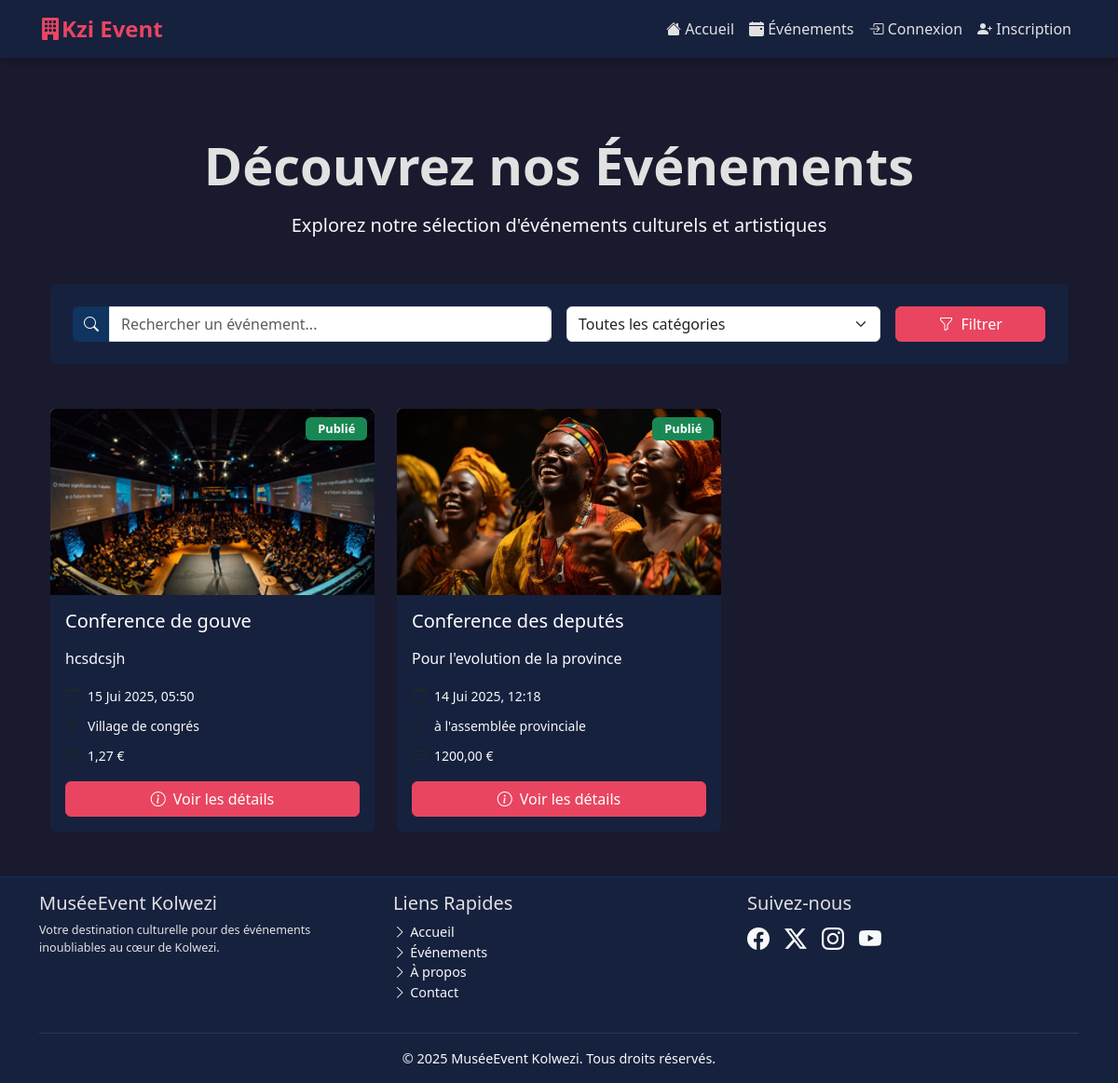
/evenements/, run on the app's committed database.
### GestionEvenement/models.py (models this page shows, shortened)
class Evenement(models.Model):
    STATUT_CHOICES = [
        ('BROUILLON', 'Brouillon'),
        ('PUBLIE', 'Publié'),
        ('ANNULE', 'Annulé'),
        ('TERMINE', 'Terminé'),
    ]
    nom = models.CharField(max_length=200)
    description = models.TextField()
    date_debut = models.DateTimeField()
    date_fin = models.DateTimeField()
    lieu = models.CharField(max_length=255)
    capacite = models.PositiveIntegerField()
    prix = models.DecimalField(max_digits=10, decimal_places=2, default=0.00)
    statut = models.CharField(max_length=20, choices=STATUT_CHOICES, default='BROUILLON')
    image = models.ImageField(upload_to='evenements/', null=True, blank=True)
    categorie = models.ForeignKey(CategorieEvenement, on_delete=models.SET_NULL, null=True, blank=True, related_name='evenements_cat')
    calendrier = models.ForeignKey(Calendrier, on_delete=models.SET_NULL, null=True, blank=True, related_name='evenements_cal')
    responsable_programmation = models.ForeignKey(ChargeDeProgrammation, on_delete=models.SET_NULL, null=True, blank=True, related_name='evenements_programmes')
    responsable_communication = models.ForeignKey(ChargeDeCommunication, on_delete=models.SET_NULL, null=True, blank=True, related_name='evenements_communiques')

### GestionEvenement/views.py (the view)
# urls.py: path('evenements/', views.liste_evenements_view, name='liste_evenements'),
def liste_evenements_view(request):
    evenements = Evenement.objects.filter(statut='PUBLIE')
    categorie_id = request.GET.get('categorie')
    recherche = request.GET.get('recherche')
    if categorie_id:
        evenements = evenements.filter(categorie_id=categorie_id)
    if recherche:
        evenements = evenements.filter(
            Q(nom__icontains=recherche) |
            Q(description__icontains=recherche)
        )
    categories = CategorieEvenement.objects.all()
    context = {
        'evenements': evenements,
        'categories': categories,
        'categorie_selectionnee': categorie_id,
        'recherche': recherche
    }
    return render(request, 'GestionEvenement/evenements/liste_evenements.html', context)

### GestionEvenement/templates/GestionEvenement/evenements/liste_evenements.html (shortened to what this page needs)
{% extends "GestionEvenement/base.html" %}
{% load static %}
{% block content %}
<div class="container py-5">
    <div class="text-center mb-5">
        <h1 class="display-4 fw-bold text-accent mb-3">Découvrez nos Événements</h1>
        <p class="lead text-light">Explorez notre sélection d'événements culturels et artistiques</p>
    </div>
    <div class="card mb-5" style="background-color: var(--secondary-dark); border: none;">
        <div class="card-body p-4">
            <form method="get" action="{% url 'GestionEvenement:liste_evenements' %}" class="row g-3">
                <div class="col-md-6">
                    <div class="input-group">
                        <span class="input-group-text" style="background-color: var(--accent-dark); border: none;">
                            <i class="bi bi-search text-light"></i>
                        </span>
                        <input type="text" class="form-control" name="recherche" placeholder="Rechercher un événement..." value="{{ recherche|default:'' }}">
                    </div>
                </div>
                <div class="col-md-4">
                    <select class="form-select" name="categorie">
                        <option value="">Toutes les catégories</option>
                    </select>
                </div>
                <div class="col-md-2">
                    <button type="submit" class="btn btn-primary w-100">
                        <i class="bi bi-funnel me-2"></i>Filtrer
                    </button>
                </div>
            </form>
        </div>
    </div>
    {% if evenements %}
        <div class="row row-cols-1 row-cols-md-2 row-cols-lg-3 g-4">
            {% for evenement in evenements %}
                <div class="col">
                    <div class="card h-100 shadow-hover" style="background-color: var(--secondary-dark); border: none; transition: transform 0.3s ease;">
                        <div class="position-relative">
                            {% if evenement.image %}
                                <img src="{{ evenement.image.url }}" class="card-img-top" alt="{{ evenement.nom }}" style="height: 200px; object-fit: cover;">
                            {% else %}
                                <div class="card-img-top bg-dark d-flex align-items-center justify-content-center" style="height: 200px;">
                                    <i class="bi bi-calendar-event text-light" style="font-size: 3rem;"></i>
                                </div>
                            {% endif %}
                            <div class="position-absolute top-0 end-0 m-2">
                                <span class="badge {% if evenement.statut == 'PUBLIE' %}bg-success{% else %}bg-warning{% endif %}">
                                    {{ evenement.get_statut_display }}
                                </span>
                            </div>
                        </div>
                        <div class="card-body d-flex flex-column">
                            <h5 class="card-title text-white mb-3">{{ evenement.nom }}</h5>
                            <div class="mb-3">
                                <p class="card-text text-light">{{ evenement.description|truncatewords:20 }}</p>
                            </div>
                            <div class="mb-3">
                                <div class="d-flex align-items-center mb-2">
                                    <i class="bi bi-calendar-event text-accent me-2"></i>
                                    <small class="text-light">{{ evenement.date_debut|date:"d M Y, H:i" }}</small>
                                </div>
                                <div class="d-flex align-items-center mb-2">
                                    <i class="bi bi-geo-alt text-accent me-2"></i>
                                    <small class="text-light">{{ evenement.lieu }}</small>
                                </div>
                                <div class="d-flex align-items-center">
                                    <i class="bi bi-ticket-perforated text-accent me-2"></i>
                                    <small class="text-light">{{ evenement.prix }} €</small>
                                </div>
                            </div>
                            <div class="mt-auto">
                                <a href="{% url 'GestionEvenement:evenement_detail' evenement.id %}" class="btn btn-primary w-100">
                                    <i class="bi bi-info-circle me-2"></i>Voir les détails
                                </a>
                            </div>
                        </div>
                    </div>
                </div>
            {% endfor %}
        </div>
    {% endif %}
</div>
{% endblock %}

### GestionEvenement/templates/GestionEvenement/base.html (shortened to what this page needs)
{% load static %}
<!DOCTYPE html>
<html lang="fr">
<head>
    <link href="https://cdn.jsdelivr.net/npm/bootstrap@5.3.3/dist/css/bootstrap.min.css" rel="stylesheet">
    <link rel="stylesheet" href="https://cdn.jsdelivr.net/npm/bootstrap-icons@1.11.3/font/bootstrap-icons.min.css">
    <link rel="stylesheet" href="https://cdnjs.cloudflare.com/ajax/libs/OwlCarousel2/2.3.4/assets/owl.carousel.min.css">
    <link rel="stylesheet" href="https://cdnjs.cloudflare.com/ajax/libs/OwlCarousel2/2.3.4/assets/owl.theme.default.min.css">
    {% load static %}
    <link rel="stylesheet" href="{% static "GestionEvenement/css/custom.css" %}">
</head>
<body class="d-flex flex-column min-vh-100">
    <header>
        <nav class="navbar navbar-expand-lg navbar-dark fixed-top shadow-sm">
            <div class="container">
                <a class="navbar-brand fw-bold" href="{% url 'GestionEvenement:accueil' %}">
                    <i class="bi bi-building-fill"></i>Kzi Event
                </a>
                <div class="collapse navbar-collapse" id="navbarNav">
                    <ul class="navbar-nav ms-auto mb-2 mb-lg-0">
                        <li class="nav-item">
                            <a class="nav-link {% if request.resolver_match.url_name == 'accueil' %}active{% endif %}" aria-current="page" href="{% url 'GestionEvenement:accueil' %}">
                                <i class="bi bi-house-fill"></i> Accueil
                            </a>
                        </li>
                        <li class="nav-item">
                            <a class="nav-link" href="{% url 'GestionEvenement:liste_evenements' %}">
                                <i class="bi bi-calendar-event-fill"></i> Événements
                            </a>
                        </li>
                        {% if user.is_authenticated %}
                            <li class="nav-item dropdown">
                                <a class="nav-link dropdown-toggle" href="#" id="navbarDropdownUser" role="button" data-bs-toggle="dropdown" aria-expanded="false">
                                    <i class="bi bi-person-circle"></i> {{ user.username }}
                                </a>
                                <ul class="dropdown-menu dropdown-menu-end" aria-labelledby="navbarDropdownUser">
                                    <li><a class="dropdown-item" href="{% url 'GestionEvenement:dispatch_dashboard' %}"><i class="bi bi-speedometer2"></i> Mon Tableau de Bord</a></li>
                                    <li><a class="dropdown-item" href="#"><i class="bi bi-person-badge"></i> Mon Profil</a></li>
                                    <li><hr class="dropdown-divider"></li>
                                    <li><a class="dropdown-item" href="{% url 'GestionEvenement:deconnexion' %}"><i class="bi bi-box-arrow-right"></i> Déconnexion</a></li>
                                </ul>
                            </li>
                        {% else %}
                            <li class="nav-item">
                                <a class="nav-link {% if request.resolver_match.url_name == 'connexion' %}active{% endif %}" href="{% url 'GestionEvenement:connexion' %}">
                                    <i class="bi bi-box-arrow-in-right"></i> Connexion
                                </a>
                            </li>
                            <li class="nav-item">
                                <a class="nav-link {% if request.resolver_match.url_name == 'inscription' %}active{% endif %}" href="{% url 'GestionEvenement:inscription' %}">
                                    <i class="bi bi-person-plus-fill"></i> Inscription
                                </a>
                            </li>
                        {% endif %}
                    </ul>
                </div>
            </div>
        </nav>
    </header>
    <main class="flex-shrink-0 pt-5 mt-5">
        <div class="container">
            {% block content %}
            {% endblock %}
        </div>
    </main>
    <footer class="footer mt-auto py-3 border-top">
        <div class="container">
            <div class="row">
                <div class="col-md-4 mb-3 mb-md-0">
                    <h5 class="text-accent">MuséeEvent Kolwezi</h5>
                    <p class="small">Votre destination culturelle pour des événements inoubliables au cœur de Kolwezi.</p>
                </div>
                <div class="col-md-4 mb-3 mb-md-0">
                    <h5 class="text-accent">Liens Rapides</h5>
                    <ul class="list-unstyled">
                        <li><a href="{% url 'GestionEvenement:accueil' %}" class="text-decoration-none text-light"><i class="bi bi-chevron-right"></i> Accueil</a></li>
                        <li><a href="{% url 'GestionEvenement:liste_evenements' %}" class="text-decoration-none text-light"><i class="bi bi-chevron-right"></i> Événements</a></li>
                        <li><a href="#" class="text-decoration-none text-light"><i class="bi bi-chevron-right"></i> À propos</a></li>
                        <li><a href="#" class="text-decoration-none text-light"><i class="bi bi-chevron-right"></i> Contact</a></li>
                    </ul>
                </div>
                <div class="col-md-4">
                    <h5 class="text-accent">Suivez-nous</h5>
                    <div class="d-flex gap-3 fs-4">
                        <a href="#" class="text-light"><i class="bi bi-facebook"></i></a>
                        <a href="#" class="text-light"><i class="bi bi-twitter-x"></i></a>
                        <a href="#" class="text-light"><i class="bi bi-instagram"></i></a>
                        <a href="#" class="text-light"><i class="bi bi-youtube"></i></a>
                    </div>
                </div>
            </div>
            <hr class="my-3 border-secondary">
            <div class="text-center">
                <span class="text-light">&copy; {% now "Y" %} MuséeEvent Kolwezi. Tous droits réservés.</span>
            </div>
        </div>
    </footer>
</body>
</html>

### GestionEvenement/static/GestionEvenement/css/custom.css (style rules this page uses)
body { font-family: -apple-system, BlinkMacSystemFont, "Segoe UI", Roboto, "Helvetica Neue", Arial, sans-serif; background-color: #f8f9fa; }
.navbar-brand { font-size: 1.5rem; }
.card-title { color: #0056b3; }
.footer { font-size: 0.9rem; }
.btn-primary { background-color: #0056b3; border-color: #0056b3; }
.badge.bg-success { background-color: #198754 !important; }
.card-img-top { background-color: #e9ecef; display: flex; align-items: center; justify-content: center; color: #6c757d; font-weight: bold; }

### GestionEvenement/templates/GestionEvenement/base.html (style rules this page uses)
:root { --primary-dark: #1a1a2e; --secondary-dark: #16213e; --accent-dark: #0f3460; --text-light: #e1e1e1; --accent-color: #e94560; --accent-hover: #cf3e56; }
body { background-color: var(--primary-dark); color: var(--text-light); font-family: 'Segoe UI', Tahoma, Geneva, Verdana, sans-serif; }
.navbar { background-color: var(--secondary-dark) !important; box-shadow: 0 2px 10px rgba(0, 0, 0, 0.3) !important; }
.navbar-brand { color: var(--accent-color) !important; }
.nav-link { color: var(--text-light) !important; transition: color 0.3s ease; }
.btn-primary { background-color: var(--accent-color); border-color: var(--accent-color); }
.card { background-color: var(--secondary-dark); border: none; transition: transform 0.3s ease, box-shadow 0.3s ease; }
.card-title { color: var(--accent-color); }
.footer { background-color: var(--secondary-dark) !important; border-top: 1px solid var(--accent-dark) !important; }
.btn, .card, .nav-link { transition: all 0.3s ease; }

### GestionEvenement/templates/GestionEvenement/evenements/liste_evenements.html (style rules this page uses)
.card { transition: all 0.3s ease; }
.badge { font-size: 0.8rem; padding: 0.5em 1em; }

### data on the page
Evenement: image (picture), statut "Publié", nom "Conference de gouve", description "hcsdcsjh", date_debut "15 Jui 2025, 05:50", lieu "Village de congrés", prix "1,27"
Evenement: image (picture), statut "Publié", nom "Conference des deputés", description "Pour l'evolution de la province", date_debut "14 Jui 2025, 12:18", lieu "à l'assemblée provinciale", prix "1200,00"
